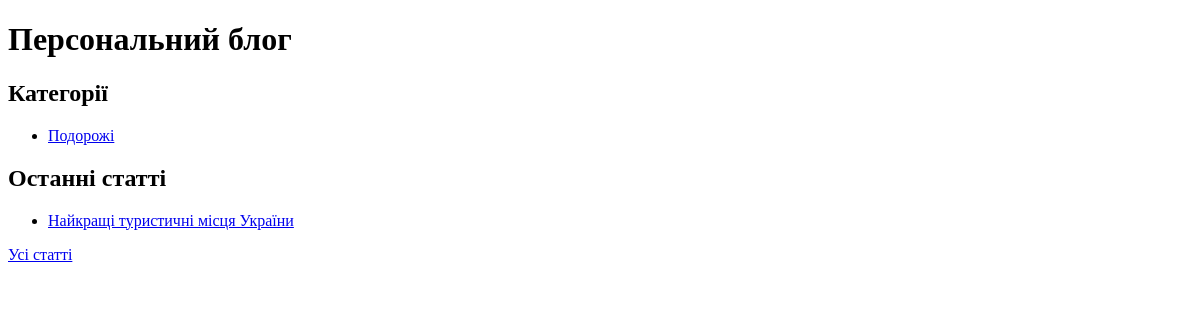
Before: / with the older database file.
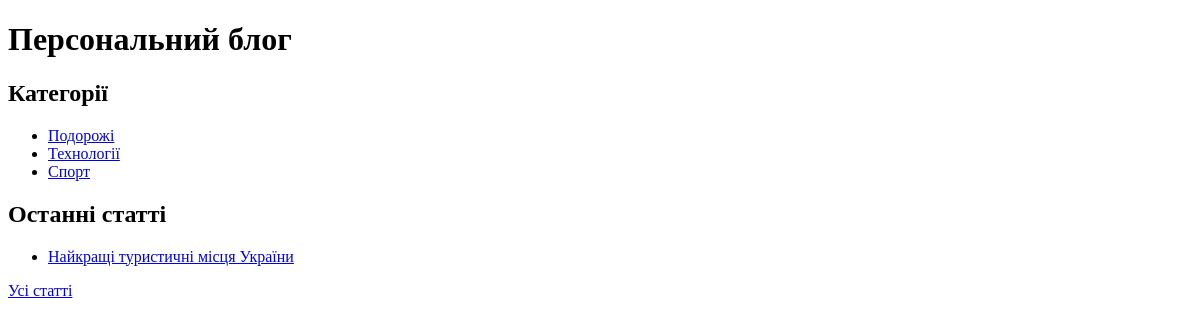
After: the same page with the newer database file.
### app_blog/models.py (models this page shows, shortened)
class Category(models.Model):
    category = models.CharField(
        'Категорія',
        max_length=250,
        help_text='Максимум 250 символів'
    )
    slug = models.SlugField('Слаг')
    objects = models.Manager()
    class Meta:
        verbose_name = 'Категорія для публікації'
        verbose_name_plural = 'Категорії для публікацій'
    def get_absolute_url(self):
        try:
            url = reverse('articles-category-list', kwargs={'slug': self.slug})
        except Exception:
            url = "/"
        return url

class Article(models.Model):
    title = models.CharField(
        'Заголовок',
        max_length=250,
        help_text='Максимум 250 символів'
    )
    description = models.TextField(
        blank=True,
        verbose_name='Опис'
    )
    pub_date = models.DateTimeField(
        'Дата публікації',
        default=timezone.now
    )
    slug = models.SlugField(
        'Слаг',
        unique_for_date='pub_date'
    )
    main_page = models.BooleanField(
        'Головна',
        default=False,
        help_text='Показувати на головній сторінці'
    )
    category = models.ForeignKey(
        Category,
        related_name='articles',
        blank=True,
        null=True,
        verbose_name='Категорія',
        on_delete=models.CASCADE
    )
    objects = models.Manager()
    class Meta:
        ordering = ['-pub_date']
        verbose_name = 'Стаття'
        verbose_name_plural = 'Статті'
    def get_absolute_url(self):
        try:
            url = reverse(
                'news-detail',
                kwargs={
                    'year': self.pub_date.strftime("%Y"),
                    'month': self.pub_date.strftime("%m"),
                    'day': self.pub_date.strftime("%d"),
                    'slug': self.slug,
                }
            )
        except Exception:
            url = "/"
        return url

### app_blog/views.py (the view)
# urls.py: path('', HomePageView.as_view(), name='home'),
class HomePageView(ListView):
    model = Article
    template_name = 'index.html'
    context_object_name = 'categories'
    def get_context_data(self, **kwargs):
        context = super(HomePageView, self).get_context_data(**kwargs)
        context['articles'] = Article.objects.filter(main_page=True)[:5]
        return context
    def get_queryset(self, *args, **kwargs):
        categories = Category.objects.all()
        return categories

### app_blog/templates/index.html (shortened to what this page needs)
<!DOCTYPE html>
<html>
<head>
</head>
<body>
<h1>Персональний блог</h1>
<h2>Категорії</h2>
<ul>
{% for category in categories %}
    <li>
        <a href="{{ category.get_absolute_url }}">
            {{ category.category }}
        </a>
    </li>
{% endfor %}
</ul>
<h2>Останні статті</h2>
<ul>
{% for article in articles %}
    <li>
        <a href="{{ article.get_absolute_url }}">
            {{ article.title }}
        </a>
    </li>
{% endfor %}
</ul>
<a href="/articles/">Усі статті</a>
</body>
</html>

Changed rows visible on the page:
added Category: category "Технології"
added Category: category "Спорт"
